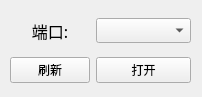
<?xml version="1.0" encoding="UTF-8"?>
<ui version="4.0">
 <class>switchCom</class>
 <widget class="QWidget" name="switchCom">
  <property name="geometry">
   <rect>
    <x>0</x>
    <y>0</y>
    <width>202</width>
    <height>97</height>
   </rect>
  </property>
  <property name="windowTitle">
   <string>打开串口</string>
  </property>
  <widget class="QWidget" name="layoutWidget">
   <property name="geometry">
    <rect>
     <x>10</x>
     <y>10</y>
     <width>181</width>
     <height>81</height>
    </rect>
   </property>
   <layout class="QGridLayout" name="gridLayout">
    <item row="0" column="0">
     <widget class="QLabel" name="label">
      <property name="font">
       <font>
        <family>思源黑体 CN Regular</family>
        <pointsize>12</pointsize>
       </font>
      </property>
      <property name="text">
       <string>端口:</string>
      </property>
      <property name="alignment">
       <set>Qt::AlignCenter</set>
      </property>
     </widget>
    </item>
    <item row="0" column="1" colspan="2">
     <widget class="QComboBox" name="comboBoxCom">
      <property name="font">
       <font>
        <family>思源黑体 CN Regular</family>
       </font>
      </property>
     </widget>
    </item>
    <item row="1" column="0">
     <widget class="QPushButton" name="pushButtonScanCom">
      <property name="font">
       <font>
        <family>思源黑体 CN Regular</family>
       </font>
      </property>
      <property name="text">
       <string>刷新</string>
      </property>
     </widget>
    </item>
    <item row="1" column="1" colspan="2">
     <widget class="QPushButton" name="pushButtonOpenCom">
      <property name="font">
       <font>
        <family>思源黑体 CN Regular</family>
       </font>
      </property>
      <property name="text">
       <string>打开</string>
      </property>
     </widget>
    </item>
   </layout>
  </widget>
 </widget>
 <resources/>
 <connections/>
</ui>
